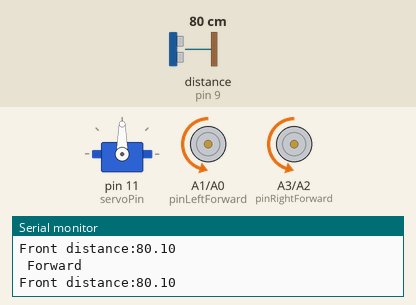
This sketch was run on a simulated Arduino Uno, built with avr-gcc and run on an emulated ATmega328P. Parts: servo, motor-driver pin pairs drawn as motors (green arrow = first pin HIGH = forward, orange = second pin HIGH = backward, longer = more drive, scaled by the enable pin), the last lines printed to the serial monitor. Wiring (inferred from the names in the program): ultrasonic range finder: trigger pin 8; echo pin 9. Inputs (shaded band) come from the test bench; at power-on: distance to the obstacle (sensor on pin 9) 80 cm. The echo pulse lasts 58.3 µs per cm.

Above: at 1.3 s.
1.4 s: distance to the obstacle (sensor on pin 9) set to 33 cm
4.4 s: distance to the obstacle (sensor on pin 9) set to 28 cm
At 4.8 s:
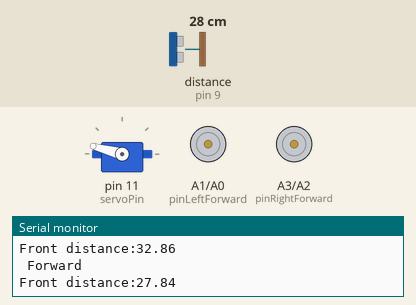
At 5.3 s:
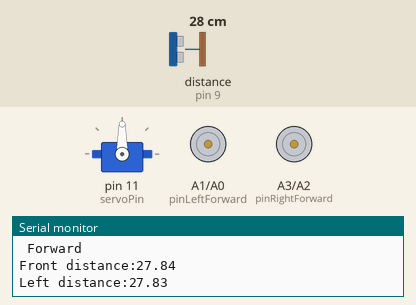
7.4 s: distance to the obstacle (sensor on pin 9) set to 16 cm
At 8.46 s:
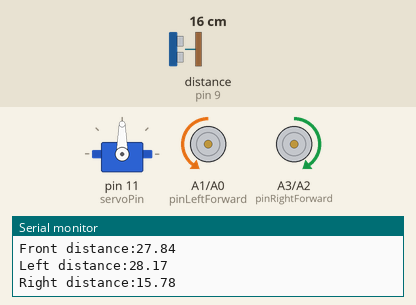
10.4 s: distance to the obstacle (sensor on pin 9) set to 13 cm
At 13.1 s:
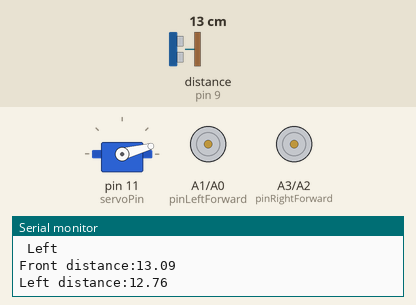
13.4 s: distance to the obstacle (sensor on pin 9) set to 18 cm
16.4 s: distance to the obstacle (sensor on pin 9) set to 2 cm
Timing chart, 0 to 20.4 s (numbered marks = the images above; inputs shaded):
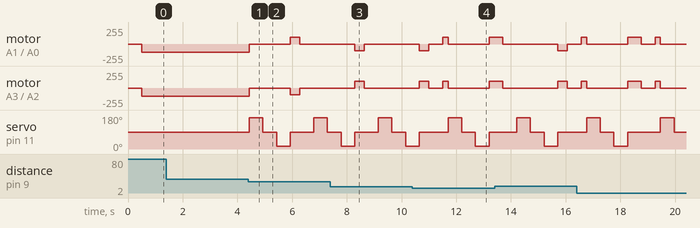

The sketch:

ArduinoCar.ino
```cpp
#include <Servo.h>

// Directional commands
#define GO_FORWARD 8
#define GO_RIGHT   6
#define GO_LEFT    4
#define GO_BACK    2
#define DONT_MOVE  0

// For the Motor Board
const int pinLeftBackward = A0;   // Define left motor IN4 Pin A0
const int pinLeftForward  = A1;   // Define left motor IN3 Pin A1

const int pinRightBackward = A2;  // Define right motor IN2 Pin A2
const int pinRightForward  = A3;    // Define right motor IN1 Pin A3

// Motor speed adjustment
const int pinLleftEnabled = 5; // Define left motor ENABLE Pin 5 (PWM)
const int pinRightEnabled = 6; // Define right motor ENABLE Pin 6 (PWM)

// For HC-SR04
const int trigPin = 8;  // Define the ultrasound signal emission Pin TRIG
const int echoPin = 9;  // Define the ultrasound signal receiving a Pin ECHO

//const int leftBumperPin = 4;
//const int rightBumperPin = 7;

// Range sensor orientation
const int servoPin = 11; // Servo signal pin (orange)

const int turnSpeed    = 100;
const int forwardSpeed = 120;
const int backSpeed    = 100;

int direction = DONT_MOVE;

Servo servo;          // Set up the servo

const int delayMS = 500;    // After the servo motor to the stability of the time

const float MIN_FRONT_DIST_1 = 30;
const float MIN_FRONT_DIST_2 = 15;

float frontDistance = 0;
float leftDistance  = 0;
float rightDistance = 0;

const boolean DEBUG = false;

void setup() {

  Serial.begin(9600);     // Initialize

  pinMode(pinLeftBackward, OUTPUT);  // Define A0 pin for the output (PWM)
  pinMode(pinLeftForward, OUTPUT);   // Define A1 pin for the output (PWM)
  pinMode(pinRightBackward, OUTPUT); // Define A2 pin for the output (PWM)
  pinMode(pinRightForward, OUTPUT);  // Define A3 pin for the output (PWM)

  pinMode(pinLleftEnabled,  OUTPUT);  // Define 5 pin for PWM output (connect the back pins of the jumpers)
  pinMode(pinRightEnabled,  OUTPUT);  // Define 6 pin for PWM output (connect the back pins of the jumpers)

  pinMode(echoPin, INPUT);    // Define the ultrasound enter pin
  pinMode(trigPin, OUTPUT);   // Define the ultrasound output pin

  //  pinMode(leftBumperPin, INPUT);    // Define the bumper pin
  //  pinMode(rightBumperPin, INPUT);    // Define the bumper pin

  servo.attach(servoPin);    // Define the servo motor output 10 pin(PWM)
}

void loop() {
  servo.write(90);  /* Make the servo motor ready position Prepare the next measurement */
  detect();           // Measuring Angle And determine which direction to go to

  if (direction == GO_BACK) {
    back(500);                    // back
    //turnLeft(100);              // Move slightly to the left (to prevent stuck in dead end lane)
    Serial.print(" Reverse ");    // According to the direction (reverse)
  } else if (direction == GO_RIGHT) {
    //back(100);
    turnRight(350);               // right
    Serial.print(" Right ");      // According to the direction (Right)
  } else if (direction == GO_LEFT) {
    //back(100);
    turnLeft(350);                // left
    Serial.print(" Left ");       // According to the direction (Left)
  } else if (direction == GO_FORWARD) {
    moveForward();                // go
    Serial.print(" Forward ");    // According to the direction (Advance)
    Serial.print("   ");
  }
  Serial.println();
}

// go
void moveForward() {
  digitalWrite(pinRightBackward, HIGH);  // 16 feet for high level
  digitalWrite(pinRightForward, LOW);    // 17 feet for low level
  analogWrite(pinRightEnabled, forwardSpeed); // Set the output speed(PWM)
  digitalWrite(pinLeftBackward, HIGH);   // 14 feet for high level
  digitalWrite(pinLeftForward, LOW);     // 15 feet for high level
  analogWrite(pinLleftEnabled, forwardSpeed); // Set the output speed(PWM)
}

/**
   go
   @param a in millis
*/
void moveForward(int a) {
  moveForward();
  delay(a);
  stopMoving();
}

/**
   right
   @param d in millis
*/
void turnRight(int d) {
  digitalWrite(pinRightBackward, HIGH);
  digitalWrite(pinRightForward, LOW);
  analogWrite(pinRightEnabled, turnSpeed);
  digitalWrite(pinLeftBackward, LOW);
  digitalWrite(pinLeftForward, HIGH);
  analogWrite(pinLleftEnabled, turnSpeed);
  delay(d);
  stopMoving();
}

/**
   left
   @param e in millis
*/
void turnLeft(int e) {
  digitalWrite(pinRightBackward, LOW);
  digitalWrite(pinRightForward, HIGH);
  analogWrite(pinRightEnabled, turnSpeed);
  digitalWrite(pinLeftBackward, HIGH);
  digitalWrite(pinLeftForward, LOW);
  analogWrite(pinLleftEnabled, turnSpeed);
  delay(e);
  stopMoving();
}

// stop
void stopMoving() {
  digitalWrite(pinRightBackward, LOW);
  digitalWrite(pinRightForward, LOW);
  digitalWrite(pinLeftBackward, LOW);
  digitalWrite(pinLeftForward, LOW);
}

/**
   back
   @param g in millis
*/
void back(int g) {
  digitalWrite(pinRightBackward, LOW);
  digitalWrite(pinRightForward, HIGH);
  analogWrite(pinRightEnabled, backSpeed);
  digitalWrite(pinLeftBackward, LOW);
  digitalWrite(pinLeftForward, HIGH);
  analogWrite(pinLleftEnabled, backSpeed);
  delay(g);
  stopMoving();
}

// Measuring three angles(0.90.179)
void detect() {
  checkFront();            // Read in front of the distance

  //  if (digitalRead(rightBumperPin) == LOW) {
  //    back(500);
  //    turnLeft(350);
  //  } else if (digitalRead(leftBumperPin) == LOW) {
  //    back(500);
  //    turnRight(350);
  //  }

  if (frontDistance < MIN_FRONT_DIST_2) {   // If the front distance less than 15 cm, definitely NOT enough room
    back(200);                              // Then back two milliseconds
  }

  if (frontDistance < MIN_FRONT_DIST_1) {   // If the front distance less than 30 cm
    stopMoving();                           // Remove the output data
    checkLeft();                            // Read the left distance

    servo.write(90);
    delay(delayMS);           // Waiting for the servo motor to be stable

    checkRight();             // Read the right distance

    if (leftDistance < MIN_FRONT_DIST_2 &&
        rightDistance < MIN_FRONT_DIST_2) {  // If the left front distance and distance and the right distance is less than 15 cm
      direction = GO_BACK;      // Move backwards
    } else if (leftDistance > rightDistance) { // If the distance is greater than the right distance on the left
      direction = GO_LEFT;      // Left
    } else if (leftDistance <= rightDistance) { // If the distance is less than or equal to the distance on the right
      direction = GO_RIGHT;     // Right
    }
  } else {                      // If the front is not less than 25 cm (greater than)
    direction = GO_FORWARD;     // Move forward
  }

  servo.write(90); // In the center
  //delay(delayMS);
}

// Measure the distance ahead
void checkFront() {
  servo.write(90);
  if (direction != GO_FORWARD) {
    delay(delayMS);
//} else {
//  delay(10);
  }
  frontDistance = getDistance();     // A time to distance distance (unit: cm)
  Serial.print("Front distance:");   // The output distance (unit: cm)
  Serial.println(frontDistance);     // According to the distance
}

// Measure the distance on the left
void checkLeft()  {
  servo.write(165); // 180 - 15
  delay(delayMS);

  leftDistance = getDistance();      // Will be time to distance distance (unit: cm)
  Serial.print("Left distance:");    // The output distance (unit: cm)
  Serial.println(leftDistance);      // According to the distance
}

void checkRight() {                  // Measure the distance on the right
  servo.write(15);
  delay(delayMS);

  rightDistance = getDistance();     // Will be time to distance distance (unit: cm)
  Serial.print("Right distance:");   // The output distance (unit: cm)
  Serial.println(rightDistance);     // According to the distance
}

/**
   getDistance, read from the HC-SR04
*/
float getDistance() {
  digitalWrite(trigPin, LOW);               // For low voltage 2 us ultrasonic launch
  delayMicroseconds(2);
  digitalWrite(trigPin, HIGH);              // Let ultrasonic launch 10 us high voltage, there is at least 10 us
  delayMicroseconds(10);
  digitalWrite(trigPin, LOW);               // Maintaining low voltage ultrasonic launch
  float distance = pulseIn(echoPin, HIGH);  // Read the time difference, in microseconds.
  if (DEBUG) {
    Serial.print("Time elapsed is ");
    Serial.print(distance);
    Serial.print(" microsec");
  }
  distance /= (5.8 * 10);                   // Will be time to distance distance (unit: cm)
  if (DEBUG) {
    Serial.print(", becomes ");
    Serial.print(distance);
    Serial.println(" cm");
  }
  return distance;
}
```

Measured:
- the behaviour switches between 31 and 30 cm on distance to the obstacle (sensor on pin 9) (found by bisection; images 0 and 1)
- the behaviour switches between 15 and 14 cm on distance to the obstacle (sensor on pin 9) (found by bisection; images 3 and 4)
- after the input at 4.4 s, motor on A1 (pinLeftForward) / A0 (pinLeftBackward): backward 120/255 → stopped at once, → forward 100/255 1.5 s later, → stopped 0.35 s later; motor on A3 (pinRightForward) / A2 (pinRightBackward): backward 120/255 → stopped at once, → backward 100/255 1.5 s later, → stopped 0.35 s later
